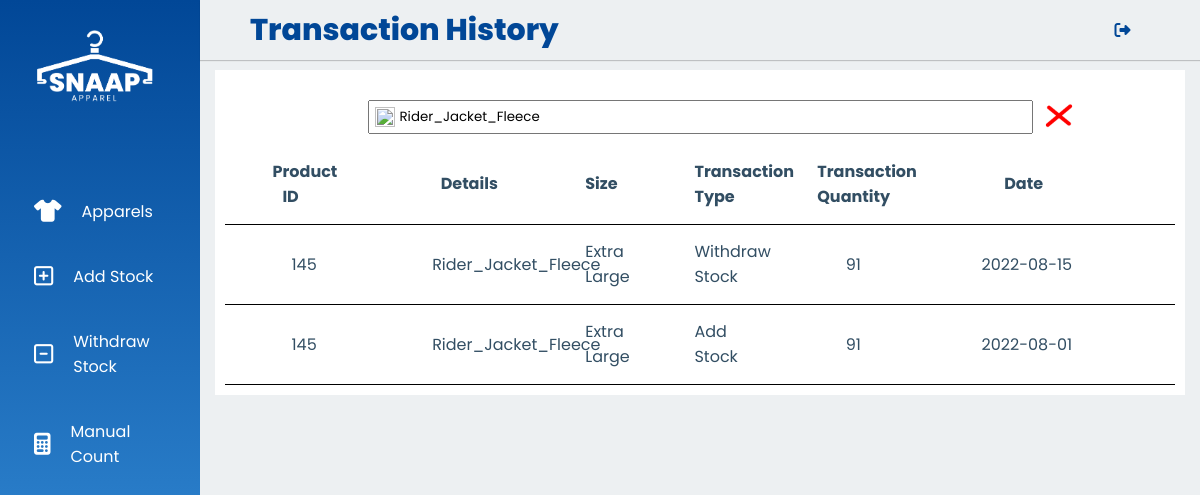
The app's page /transactionHistory.php?keyword=Rider_Jacket_Fleece (signed in) with its own data.
### tables this page shows
CREATE TABLE `transaction_history_table` (
  `transaction_id` int(11) NOT NULL,
  `product_id` int(11) DEFAULT NULL,
  `transaction_type` varchar(255) DEFAULT NULL,
  `transaction_date` date DEFAULT NULL,
  `transaction_quantity` int(11) DEFAULT NULL,
  `product_size` varchar(255) DEFAULT NULL,
  `product_details` varchar(255) DEFAULT NULL
);

### transactionHistory.php (the view, shortened to what this page needs)
<?php
    include 'connection.php';
    $condition = "";
    $keyword = "";
    if (isset($_GET['keyword']) && !empty($_GET['keyword'])) {
        $keyword = $_GET['keyword'];
        $condition = "WHERE product_details LIKE '%$keyword%' OR transaction_date LIKE '%$keyword%'
        OR transaction_type LIKE '%$keyword%' OR product_id LIKE '$keyword'";
    }
    $query = "SELECT product_id, product_details, product_size,
    transaction_type, transaction_quantity, transaction_date
    FROM transaction_history_table $condition
    ORDER BY transaction_id DESC";
    $queryResult = mysqli_query($conn, $query);
?>
<!DOCTYPE html>
<html lang = "en">
    <head>
        <link rel = "stylesheet" href = "css/style.css">
    </head>
    <body>
        <div class = "header">
            <?php include 'navBar.php'; ?>
            <div class = "main_container_index">
                <div class = "table_container">
                    <form class = "searchButtons" method = "GET" style = "margin: 0; padding: 0; width: 70%;" style = "display: flex; align-items: center; position: relative;">
                        <div class = "leftButton">
                            <button type = "submit" style = "background: none; border: none;">
                                <img src = "assets/magniGlass.png" style = "width: 20px; height: 20px; position: absolute; transform: translate(7px,70%); cursor: pointer;">
                            </button>
                            <input type = "text" placeholder = "Quick search" name = "keyword" value = "<?php echo $keyword;?>" style = "width: 100%; padding: 5px; padding-left: 30px; flex: 1;">
                        </div>
                        <?php
                            if(isset($_GET['keyword']) && !empty($_GET['keyword'])) {
                                echo '
                                    <div class = "RightButton">
                                        <label></label>
                                        <a href = "transactionHistory.php">
                                            <img src = "assets/cross.png" style = "width: 50px; height: 50px; position: absolute; transform: translate(1px,30%); cursor: pointer;">
                                        </a>
                                    </div>
                                ';
                            }
                        ?>
                    </form>
                    <table>
                        <thead>
                            <tr>
                                <th style = "width: 13%;">Product ID</th>
                                <th style = "width: 18%; padding-right: .3%">Details</th>
                                <th style = "width: 8%;">Size</th>
                                <th style = "width: 15%; padding-left: 8%;">Transaction Type</th>
                                <th style = "width: 5%;">Transaction Quantity</th>
                                <th style = "width: 30%;">Date</th>
                            </tr>
                        </thead>
                        <tbody>
                            <?php
                                while ($row = mysqli_fetch_array($queryResult, MYSQLI_BOTH)) {
                                    $productId = $row['product_id'];
                                    $details = $row['product_details'];
                                    $size = $row['product_size'];
                                    $trans = $row['transaction_type'];
                                    $transQuantity = $row['transaction_quantity'];
                                    $transDate = $row['transaction_date'];
                                    echo '
                                        <tr>
                                            <td style="width: 13%; padding-left: 7%;">' . $productId . '</td>
                                            <td style="width: 18%;">' . $details . '</td>
                                            <td style="width: 8%; padding-left: 5%;">' . $size . '</td>
                                            <td style="width: 15%; padding-right: 10%;">' . $trans . '</td>
                                            <td style="width: 5%;">' . $transQuantity . '</td>
                                            <td style="width: 30%; padding-left: 11.5%;">' . $transDate . '</td>
                                        </tr>
                                    ';
                                }
                            ?>
                        </tbody>
                    </table>
                </div>
            </div>
        </div>
    </body>
</html>

### css/style.css (style rules this page uses)
* { margin: 0; padding: 0; box-sizing: border-box; font-family: 'Poppins', sans-serif; }
.header { width: 100%; height: 100vh; background: #EDF0F2; }
.main_container_index { width: calc(100% - 200px); margin-top: 50px; margin-left: 200px; padding: 15px; transition: all 0.3s ease; background: #EDF0F2; }
html { position: relative; overflow-x: hidden !important; }
* { box-sizing: border-box; }
body { font-family: 'Quicksand', sans-serif; color: #324e63; }
table { border-collapse: collapse; }
.table_container { display: flex; flex-direction: column; align-items: center; padding: 10px; gap: 10px; width: 100%; height: 100%; background: #FFFFFF; align-self: stretch; }
th { box-sizing: border-box; flex-direction: row; align-items: center; padding: 10px 5%; width: 1244px; height: 80px; border-bottom: 1px solid #000000; align-self: stretch; }
td { box-sizing: border-box; flex-direction: row; align-items: center; padding: 10px 8%; width: 1244px; height: 80px; border-bottom: 1px solid #000000; align-self: stretch; }
.searchButtons { display: flex; }
.leftButton, .rightButton { flex: 1; }

### records on screen
transaction_history_table: product "145", product_details "Rider_Jacket_Fleece", product_size "Extra Large", transaction_type "Withdraw Stock", transaction_quantity "91", transaction_date "2022-08-15"
transaction_history_table: product "145", product_details "Rider_Jacket_Fleece", product_size "Extra Large", transaction_type "Add Stock", transaction_quantity "91", transaction_date "2022-08-01"
